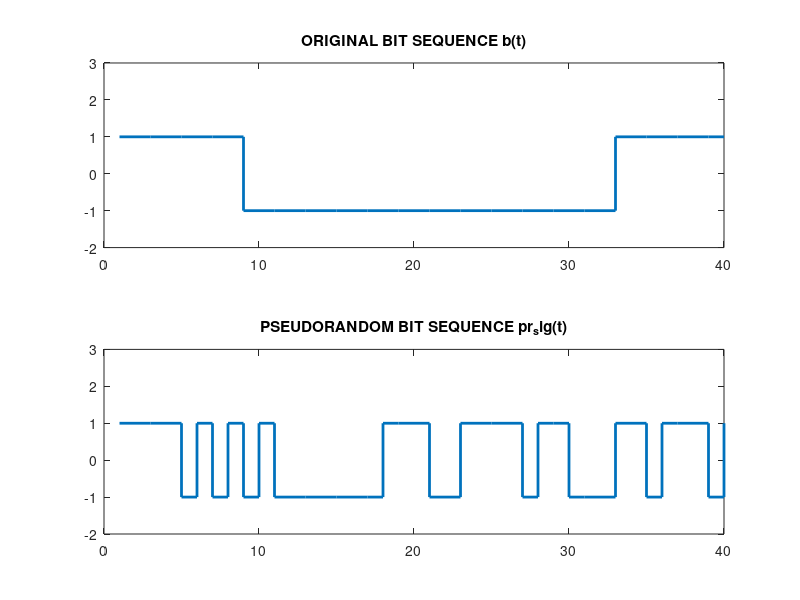
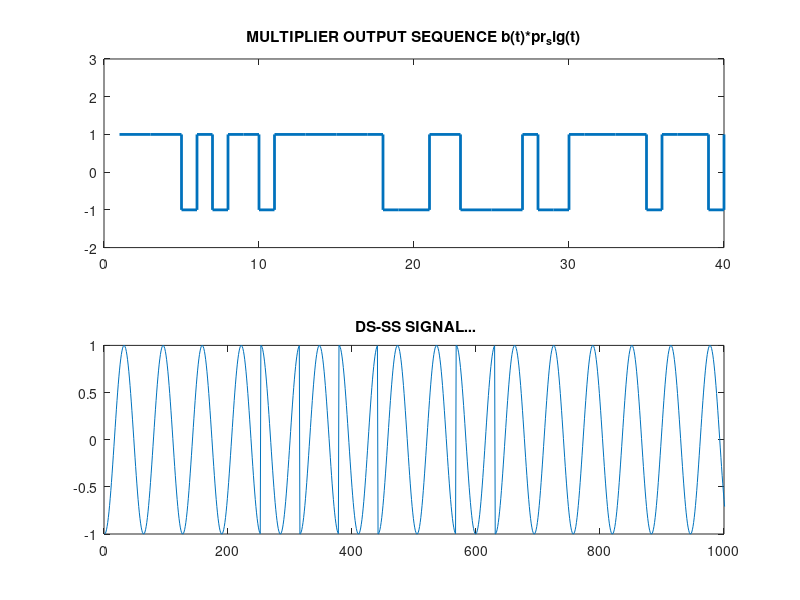

The MATLAB script that drew these images, in order:
clc;
close all;
clear all;

N=input('Enter The input Bits : ');
b=randi([0,1],N);
ln=length(b);

for i=1:ln
    if b(i)==0
        b(i)=-1;
    end
end
k=1;
for i=1:ln
    for j=1:8
        bb(k)=b(i);
        j=j+1;
        k=k+1;
    end
    i=i+1;
end
len=length(bb);
subplot(2,1,1);
stairs(bb,'linewidth',2);
axis([0 len -2 3]);
title('ORIGINAL BIT SEQUENCE b(t)');
pr_sig=round(rand(1,len));
for i=1:len
    if pr_sig(i)==0
        pr_sig(i)=-1;
    end
end
subplot(2,1,2);
stairs(pr_sig,'linewidth',2);
axis([0 len -2 3]);
title('PSEUDORANDOM BIT SEQUENCE pr_sig(t)');
for i=1:len
    bbs(i)=bb(i).*pr_sig(i);
end
dsss=[];
t=0:1/10:2*pi;
c1=cos(t);
c2=cos(t+pi);
for k=1:len
    if bbs(1,k)==-1;
        dsss=[dsss c1];
    else
        dsss=[dsss c2];
    end
end
figure
subplot(2,1,1);
stairs(bbs,'linewidth',2);
axis([0 len -2 3]);
title('MULTIPLIER OUTPUT SEQUENCE b(t)*pr_sig(t)');
subplot(2,1,2);
plot(dsss);
axis([0 1000 -1 1]);
title(' DS-SS SIGNAL...');
